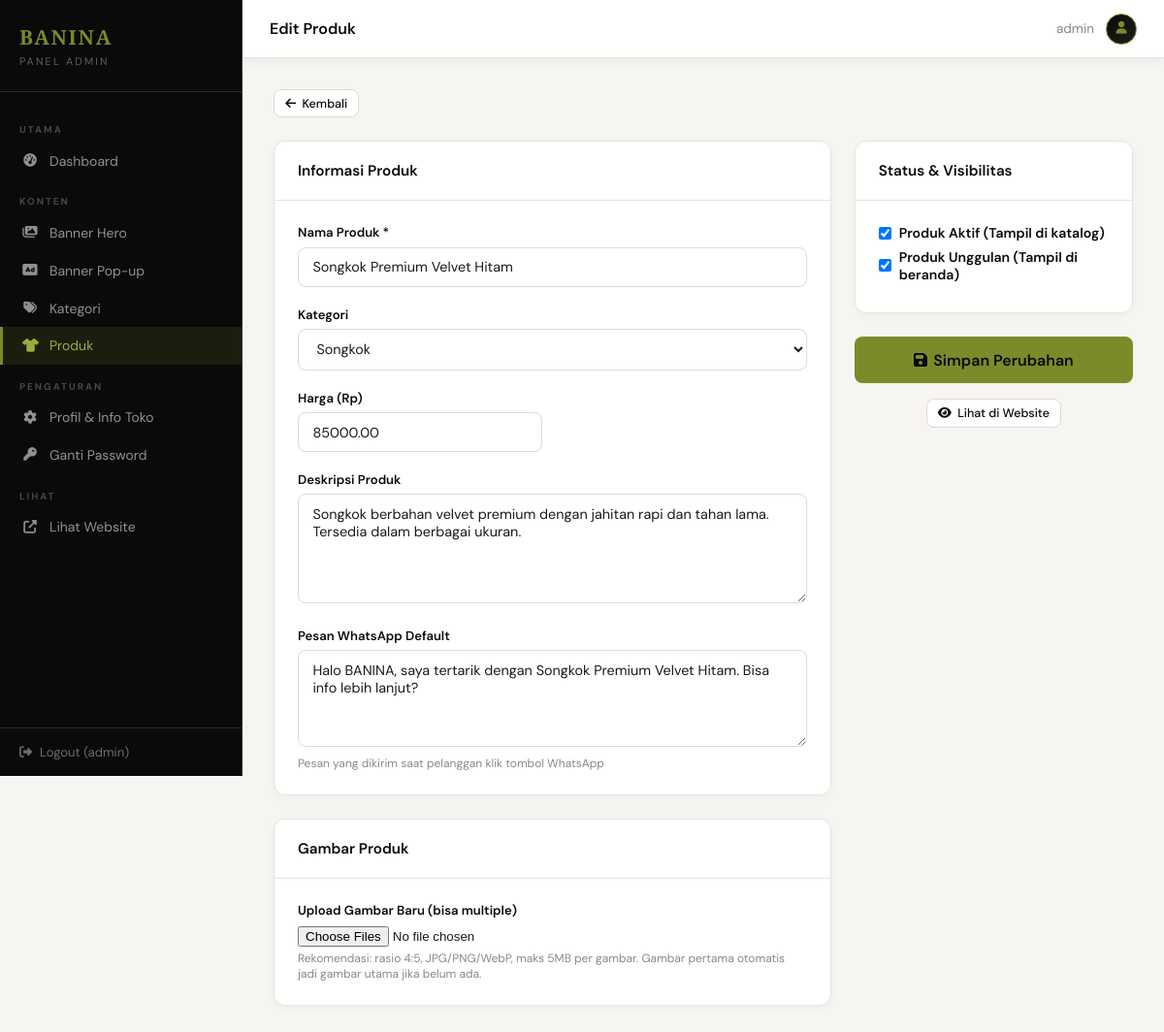
/admin/pages/product-form.php?id=1 (signed in), run on the app's committed database.
### tables this page shows
CREATE TABLE IF NOT EXISTS settings (
    id INT AUTO_INCREMENT PRIMARY KEY,
    `key` VARCHAR(100) NOT NULL UNIQUE,
    value TEXT,
    created_at TIMESTAMP DEFAULT CURRENT_TIMESTAMP,
    updated_at TIMESTAMP DEFAULT CURRENT_TIMESTAMP ON UPDATE CURRENT_TIMESTAMP
);

CREATE TABLE IF NOT EXISTS products (
    id INT AUTO_INCREMENT PRIMARY KEY,
    category_id INT,
    name VARCHAR(200) NOT NULL,
    slug VARCHAR(200) NOT NULL UNIQUE,
    description TEXT,
    price_min DECIMAL(15,2) DEFAULT 0,
    price_max DECIMAL(15,2) DEFAULT 0,
    whatsapp_message TEXT,
    is_featured TINYINT(1) DEFAULT 0,
    is_active TINYINT(1) DEFAULT 1,
    sort_order INT DEFAULT 0,
    created_at TIMESTAMP DEFAULT CURRENT_TIMESTAMP,
    FOREIGN KEY (category_id) REFERENCES categories(id) ON DELETE SET NULL
);

CREATE TABLE IF NOT EXISTS categories (
    id INT AUTO_INCREMENT PRIMARY KEY,
    name VARCHAR(100) NOT NULL,
    slug VARCHAR(100) NOT NULL UNIQUE,
    description TEXT,
    image VARCHAR(255),
    sort_order INT DEFAULT 0,
    is_active TINYINT(1) DEFAULT 1,
    created_at TIMESTAMP DEFAULT CURRENT_TIMESTAMP
);

### includes/config.php (called while the page is built, shortened)
<?php
function getDB() {
    static $pdo = null;
    if ($pdo === null) {
        try {
            $pdo = new PDO(
                "mysql:host=" . DB_HOST . ";dbname=" . DB_NAME . ";charset=utf8mb4",
                DB_USER, DB_PASS,
                [
                    PDO::ATTR_ERRMODE => PDO::ERRMODE_EXCEPTION,
                    PDO::ATTR_DEFAULT_FETCH_MODE => PDO::FETCH_ASSOC,
                    PDO::ATTR_EMULATE_PREPARES => false,
                ]
            );
        } catch (PDOException $e) {
            die("Koneksi database gagal: " . $e->getMessage());
        }
    }
    return $pdo;
}
function getSetting($key) {
    $db = getDB();
    $stmt = $db->prepare("SELECT value FROM settings WHERE `key` = ?");
    $stmt->execute([$key]);
    $row = $stmt->fetch();
    return $row ? $row['value'] : '';
}
function sanitize($str) { return htmlspecialchars(strip_tags(trim($str)), ENT_QUOTES, 'UTF-8'); }
?>

### admin/pages/product-form.php (the view, shortened to what this page needs)
<?php
require_once __DIR__ . '/../../includes/config.php';
$db = getDB();
$id = (int)($_GET['id'] ?? 0);
$product = null;
if ($id) {
    $product = $db->prepare("SELECT * FROM products WHERE id=?");
    $product->execute([$id]);
    $product = $product->fetch();
}
$pageTitle = $id ? 'Edit Produk' : 'Tambah Produk';
$allCats = $db->query("SELECT * FROM categories WHERE is_active=1 ORDER BY sort_order ASC")->fetchAll();
require_once __DIR__ . '/../includes/header.php';
?>
<div style="display:flex;align-items:center;justify-content:space-between;margin-bottom:1.5rem">
    <a href="<?= SITE_URL ?>/admin/pages/products.php" class="btn btn-outline btn-sm"><i class="fas fa-arrow-left"></i> Kembali</a>
</div>
<form method="POST" enctype="multipart/form-data">
    <div style="display:grid;grid-template-columns:2fr 1fr;gap:1.5rem;align-items:start">
        <div>
            <div class="card" style="margin-bottom:1.5rem">
                <div class="card-header"><span class="card-title">Informasi Produk</span></div>
                <div class="card-body">
                    <div class="form-grid">
                        <div class="form-group full">
                            <label>Nama Produk *</label>
                            <input type="text" name="name" value="<?= sanitize($product['name'] ?? '') ?>" required>
                        </div>
                        <div class="form-group full">
                            <label>Kategori</label>
                            <select name="category_id">
                                <?php foreach ($allCats as $cat): ?>
                                <option value="<?= $cat['id'] ?>" <?= ($product['category_id'] ?? 0) == $cat['id'] ? 'selected' : '' ?>>
                                    <?= sanitize($cat['name']) ?>
                                </option>
                                <?php endforeach; ?>
                            </select>
                        </div>
                        <div class="form-group">
                            <label>Harga (Rp)</label>
                            <input type="number" name="price_min" value="<?= $product['price_min'] ?? 0 ?>" min="0">
                        </div>
                        <div class="form-group full">
                            <label>Deskripsi Produk</label>
                            <textarea name="description" rows="5"><?= sanitize($product['description'] ?? '') ?></textarea>
                        </div>
                        <div class="form-group full">
                            <label>Pesan WhatsApp Default</label>
                            <textarea name="whatsapp_message" rows="2"><?= sanitize($product['whatsapp_message'] ?? '') ?></textarea>
                            <p class="form-hint">Pesan yang dikirim saat pelanggan klik tombol WhatsApp</p>
                        </div>
                    </div>
                </div>
            </div>
            <div class="card">
                <div class="card-header"><span class="card-title">Gambar Produk</span></div>
                <div class="card-body">
                    <div class="form-group">
                        <label>Upload Gambar Baru (bisa multiple)</label>
                        <input type="file" name="images[]" accept="image/*" multiple>
                        <p class="form-hint">Rekomendasi: rasio 4:5, JPG/PNG/WebP, maks 5MB per gambar. Gambar pertama otomatis jadi gambar utama jika belum ada.</p>
                    </div>
                </div>
            </div>
        </div>
        <div>
            <div class="card" style="margin-bottom:1.5rem">
                <div class="card-header"><span class="card-title">Status & Visibilitas</span></div>
                <div class="card-body">
                    <div class="form-group">
                        <label class="form-check">
                            <input type="checkbox" name="is_active" value="1" <?= ($product['is_active'] ?? 1) ? 'checked' : '' ?>>
                            Produk Aktif (Tampil di katalog)
                        </label>
                    </div>
                    <div class="form-group">
                        <label class="form-check">
                            <input type="checkbox" name="is_featured" value="1" <?= ($product['is_featured'] ?? 0) ? 'checked' : '' ?>>
                            Produk Unggulan (Tampil di beranda)
                        </label>
                    </div>
                </div>
            </div>
            <button type="submit" class="btn btn-gold" style="width:100%;justify-content:center;padding:0.85rem;font-size:1rem">
                <i class="fas fa-save"></i> <?= $id ? 'Simpan Perubahan' : 'Tambah Produk' ?>
            </button>
            <?php if ($id): ?>
            <div style="margin-top:1rem;text-align:center">
                <a href="<?= SITE_URL ?>/pages/product.php?slug=<?= $product['slug'] ?>" class="btn btn-outline btn-sm" target="_blank">
                    <i class="fas fa-eye"></i> Lihat di Website
                </a>
            </div>
            <?php endif; ?>
        </div>
    </div>
</form>
<?php require_once __DIR__ . '/../includes/footer.php'; ?>

### admin/includes/header.php (shortened to what this page needs)
<?php
require_once __DIR__ . '/../../includes/config.php';
$siteName = getSetting('site_name');
$currentFile = basename($_SERVER['PHP_SELF']);
?>
<!DOCTYPE html>
<html lang="id">
<head>
    <link rel="stylesheet" href="https://cdnjs.cloudflare.com/ajax/libs/font-awesome/6.4.0/css/all.min.css">
</head>
<body>
<aside class="sidebar">
    <div class="sidebar-brand">
        <h2><?= sanitize($siteName) ?></h2>
        <p>Panel Admin</p>
    </div>
    <nav class="sidebar-nav">
        <div class="nav-section-title">Utama</div>
        <a href="<?= SITE_URL ?>/admin/dashboard.php" class="<?= $currentFile==='dashboard.php'?'active':'' ?>">
            <i class="fas fa-tachometer-alt"></i> Dashboard
        </a>
        <div class="nav-section-title">Konten</div>
        <a href="<?= SITE_URL ?>/admin/pages/banners.php" class="<?= $currentFile==='banners.php'?'active':'' ?>">
            <i class="fas fa-images"></i> Banner Hero
        </a>
        <a href="<?= SITE_URL ?>/admin/pages/popup-banners.php" class="<?= $currentFile==='popup-banners.php'?'active':'' ?>">
            <i class="fas fa-ad"></i> Banner Pop-up
        </a>
        <a href="<?= SITE_URL ?>/admin/pages/categories.php" class="<?= $currentFile==='categories.php'?'active':'' ?>">
            <i class="fas fa-tags"></i> Kategori
        </a>
        <a href="<?= SITE_URL ?>/admin/pages/products.php" class="<?= in_array($currentFile,['products.php','product-form.php'])?'active':'' ?>">
            <i class="fas fa-tshirt"></i> Produk
        </a>
        <div class="nav-section-title">Pengaturan</div>
        <a href="<?= SITE_URL ?>/admin/pages/settings.php" class="<?= $currentFile==='settings.php'?'active':'' ?>">
            <i class="fas fa-cog"></i> Profil & Info Toko
        </a>
        <a href="<?= SITE_URL ?>/admin/pages/change-password.php" class="<?= $currentFile==='change-password.php'?'active':'' ?>">
            <i class="fas fa-key"></i> Ganti Password
        </a>
        <div class="nav-section-title">Lihat</div>
        <a href="<?= SITE_URL ?>/index.php" target="_blank">
            <i class="fas fa-external-link-alt"></i> Lihat Website
        </a>
    </nav>
    <div class="sidebar-footer">
        <a href="<?= SITE_URL ?>/admin/logout.php">
            <i class="fas fa-sign-out-alt"></i> Logout (<?= sanitize($_SESSION['admin_username'] ?? '') ?>)
        </a>
    </div>
</aside>
<div class="main-content">
    <div class="topbar">
        <span class="topbar-title"><?= $pageTitle ?? 'Dashboard' ?></span>
        <div class="topbar-user">
            <span><?= sanitize($_SESSION['admin_username'] ?? '') ?></span>
            <div class="user-avatar"><i class="fas fa-user"></i></div>
        </div>
    </div>
    <div class="page-content">

### admin/includes/header.php (style rules this page uses)
:root { --sidebar-w: 250px; --black: #0a0a0a; --black-mid: #141414; --black-light: #1e1e1e; --gold: #7a8c2a !important; --gold-light: #9aad3a !important; --gold-dim: rgba(122,140,42,0.15); --border: #2e2e2e; --bg: #f7f5f2; --white: #fff; --text: #1a1a1a; --text-light:#888; --success: #16a34a; --danger: #dc2626; --info: #2563eb; }
* { margin:0;padding:0;box-sizing:border-box; }
body { font-family:'DM Sans',sans-serif;background:var(--bg);color:var(--text);display:flex;min-height:100vh; }
.sidebar { width: var(--sidebar-w); background: var(--black); display: flex; flex-direction: column; position: fixed; top: 0; left: 0; height: 100vh; z-index: 100; overflow-y: auto; border-right: 1px solid var(--border); }
.sidebar-brand { padding: 1.5rem 1.25rem; border-bottom: 1px solid var(--border); }
.sidebar-brand h2 { font-family: 'Playfair Display', serif; color: var(--gold); font-size: 1.3rem; letter-spacing: 0.08em; }
.sidebar-brand p { color: rgba(255,255,255,0.35); font-size: 0.68rem; letter-spacing: 0.2em; text-transform: uppercase; margin-top:0.25rem; }
.sidebar-nav { flex: 1; padding: 1rem 0; }
.nav-section-title { font-size: 0.62rem; font-weight: 700; letter-spacing: 0.2em; text-transform: uppercase; color: rgba(255,255,255,0.25); padding: 1rem 1.25rem 0.4rem; }
.sidebar-nav a { display: flex; align-items: center; gap: 0.75rem; padding: 0.65rem 1.25rem; color: rgba(255,255,255,0.55); text-decoration: none; font-size: 0.875rem; transition: all 0.2s; border-left: 3px solid transparent; }
.sidebar-nav a.active { background: var(--gold-dim); color: var(--gold-light); border-left-color: var(--gold); }
.sidebar-nav a i { width: 16px; text-align: center; font-size: 0.85rem; }
.sidebar-footer { padding: 1rem 1.25rem; border-top: 1px solid var(--border); }
.sidebar-footer a { display: flex; align-items: center; gap: 0.5rem; color: rgba(255,255,255,0.4); text-decoration: none; font-size: 0.82rem; transition: color 0.2s; }
.main-content { margin-left: var(--sidebar-w); flex: 1; display: flex; flex-direction: column; }
.topbar { background: #fff; border-bottom: 1px solid #e8e4dc; padding: 0.85rem 1.75rem; display: flex; align-items: center; justify-content: space-between; position: sticky; top: 0; z-index: 50; box-shadow: 0 2px 12px rgba(0,0,0,0.06); }
.topbar-title { font-weight: 600; color: var(--black); font-size: 1rem; }
.topbar-user { display: flex; align-items: center; gap: 0.75rem; font-size: 0.85rem; color: var(--text-light); }
.user-avatar { width: 32px; height: 32px; background: linear-gradient(135deg, var(--black), var(--black-light)); border-radius: 50%; border: 1px solid var(--gold); display: flex; align-items: center; justify-content: center; color: var(--gold); font-size: 0.8rem; }
.page-content { padding: 2rem; flex: 1; }
.card { background: #fff; border-radius: 12px; border: 1px solid #e8e4dc; box-shadow: 0 2px 10px rgba(0,0,0,0.04); overflow: hidden; }
.card-header { padding: 1.25rem 1.5rem; border-bottom: 1px solid #e8e4dc; display: flex; align-items: center; justify-content: space-between; }
.card-title { font-weight: 600; color: var(--black); font-size: 0.95rem; }
.card-body { padding: 1.5rem; }
.form-grid { display: grid; grid-template-columns: 1fr 1fr; gap: 1.25rem; }
.form-group.full { grid-column: 1/-1; }
label { display:block;font-size:0.82rem;font-weight:600;color:var(--black);margin-bottom:0.4rem; }
input[type=text], input[type=number], input[type=email], input[type=password], input[type=url], select, textarea { width:100%;padding:0.65rem 0.9rem;border:1.5px solid #e0dbd0;border-radius:8px; font-size:0.9rem;font-family:inherit;color:var(--text);outline:none;transition:border-color 0.2s;background: #fff; }
textarea { min-height:100px;resize:vertical; }
.form-hint { font-size:0.75rem;color:var(--text-light);margin-top:0.25rem; }
.form-check { display:flex;align-items:center;gap:0.5rem;font-size:0.88rem;cursor:pointer; }
input[type=checkbox] { width:auto;cursor:pointer; }
.btn { display:inline-flex;align-items:center;gap:0.4rem;padding:0.55rem 1.1rem;border-radius:8px;font-size:0.85rem;font-weight:500;font-family:inherit;cursor:pointer;border:none;text-decoration:none;transition:all 0.2s; }
.btn-gold { background:var(--gold);color:var(--black);font-weight:600; }
.btn-outline { background:#fff;color:var(--black);border:1.5px solid #e0dbd0; }
.btn-sm { padding:0.35rem 0.7rem;font-size:0.78rem; }

### data on the page
settings: value "BANINA"
products: name "Songkok Premium Velvet Hitam", category_id "Songkok", price_min "85000.00", description "Songkok berbahan velvet premium dengan jahitan rapi dan tahan lama. Tersedia dalam berbagai ukuran.", whatsapp_message "Halo BANINA, saya tertarik dengan Songkok Premium Velvet Hitam. Bisa info lebih lanjut?", is_active "☑", is_featured "☑"

### other printed values
$_SESSION['admin_username'] "admin"
$pageTitle "Edit Produk"
